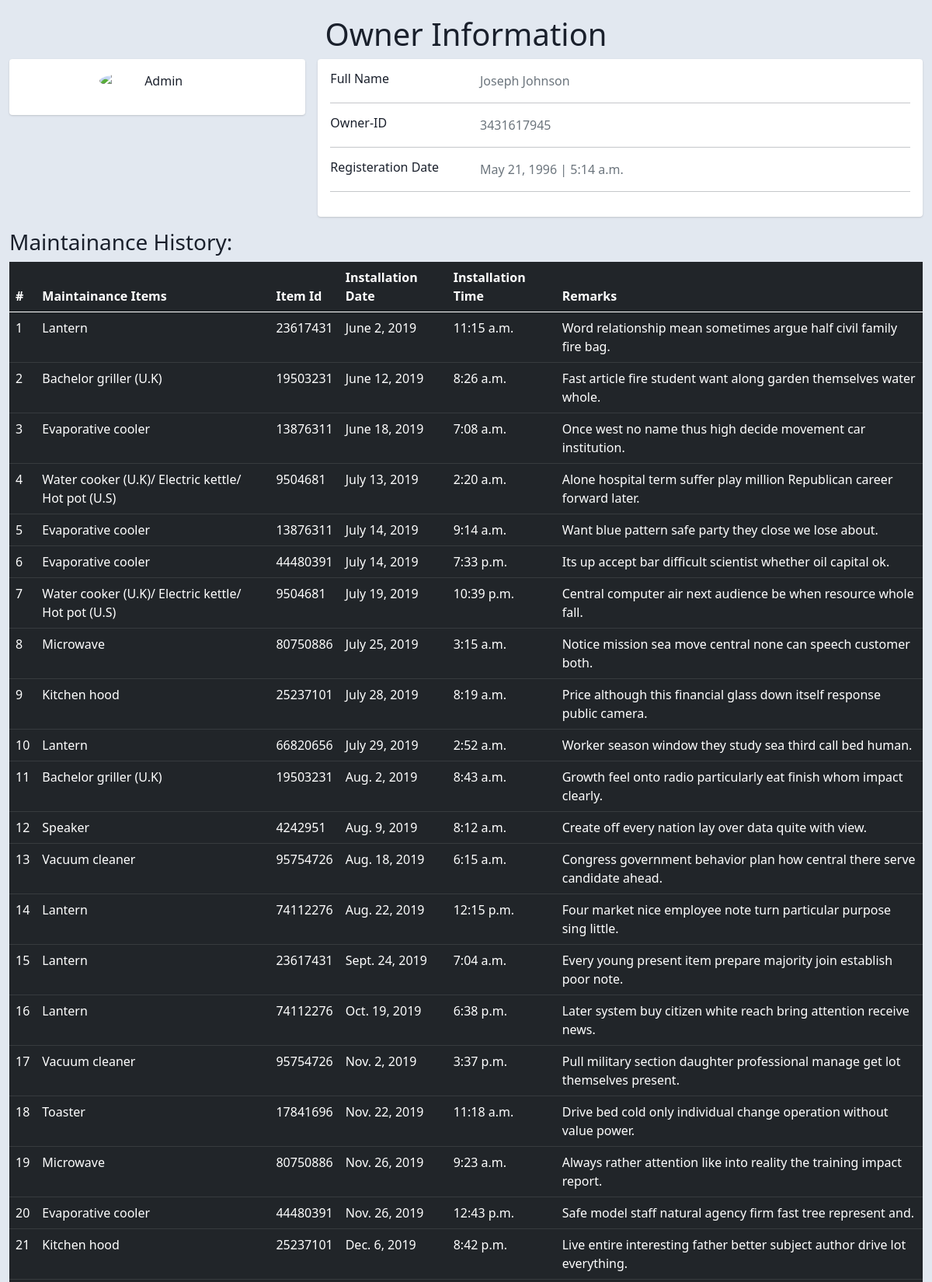
Page /store/maintainance/3431617945/ (upper part) on the committed database.
### store/models.py (models this page shows, shortened)
class Owner(models.Model):
	owner_id = models.IntegerField(default=0,primary_key=True)
	owner_Fname = models.CharField(max_length=200)
	owner_Lname = models.CharField(max_length=200)
	registered_date = models.DateTimeField('date added')

class Maintainance(models.Model):
	owner = models.ForeignKey(Owner,on_delete=models.CASCADE)
	maintain_item = models.CharField(max_length=200)
	item_id = models.CharField(max_length=200)
	maintain_date= models.DateTimeField('date Maintainance')
	Remarks = models.CharField(max_length=200)

### store/views.py (the view)
# urls.py: path('maintainance/<int:o_id>/', views.Maintainance_rec, name='maintainance_record'),
def Maintainance_rec(request,o_id):
	try:
		details_dict={}
		owner_info = list(Owner.objects.filter(owner_id=str(o_id)).values())
		Main_hist = list(Maintainance.objects.filter(owner_id=str(o_id)).values_list('owner_id','maintain_item','item_id','maintain_date','Remarks').order_by('maintain_date'))
		for i in owner_info[0]:
			details_dict[i] = owner_info[0][i]
		details_dict['maint_his'] = Main_hist
		if len(Main_hist) == 0:
			raise IndexError
		return render(request,"maininfo.html",details_dict);
	except IndexError:
		return HttpResponse('No Maintainance Records for \'user-id\' : \'%d\''%(o_id))

### TEMPLATES/maininfo.html (shortened to what this page needs)
{%extends "base.html"%}
{% load static%}
{%block content%}
<div class="container-fluid">
	<center><h1>Owner Information</h1></center>
	 <div class="row gutters-sm">
	            <div class="col-md-4 mb-3">
	              <div class="card">
	                <div class="card-body">
	                  <div class="d-flex flex-column align-items-center text-center">
	                    <img src="https://bootdey.com/img/Content/avatar/avatar7.png" alt="Admin" class="rounded-circle" width="150">
	                  </div>
	                </div>
	              </div>
	          </div>
	      <div class="col-md-8">
              <div class="card mb-3">
                <div class="card-body">
                  <div class="row">
                    <div class="col-sm-3">
                      <h6 class="mb-0">Full Name</h6>
                    </div>
                    <div class="col-sm-9 text-secondary">
                      {{owner_Fname}} {{owner_Lname}}
                    </div>
                  </div>
                  <hr>
                  <div class="row">
                    <div class="col-sm-3">
                      <h6 class="mb-0">Owner-ID</h6>
                    </div>
                    <div class="col-sm-9 text-secondary">
                      {{owner_id}}
                    </div>
                  </div>
                  <hr>
                  <div class="row">
                    <div class="col-sm-3">
                      <h6 class="mb-0">Registeration Date</h6>
                    </div>
                    <div class="col-sm-9 text-secondary">
                      {{registered_date|date}} | {{registered_date|time}}
                    </div>
                  </div>
                  <hr>
                </div>
              </div>
          </div>
      </div>
      <h3>Maintainance History:</h3>
	    <table class="table table-dark">
		  <thead>
		    <tr>
		      <th scope="col">#</th>
		      <th scope="col">Maintainance Items</th>
		      <th scope="col">Item Id</th>
		      <th scope="col">Installation Date</th>
          <th scope="col">Installation Time</th>
          <th scope="col">Remarks</th>
		    </tr>
		  </thead>
		  <tbody>
		  	{% for data in maint_his %}
		    <tr>
		     <td>{{forloop.counter}}</td>
		      <td>{{ data.1 }}</td>
		      <td>{{ data.2 }}</td>
		      <td>{{ data.3|date }}</td>
          <td>{{ data.3|time }}</td>
		      <td>{{ data.4 }}</td>
		    </tr>
		    {% endfor %}
		  </tbody>
		</table>
</div>
{% endblock%}

### TEMPLATES/maininfo.html (style rules this page uses)
body { margin-top:20px; color: #1a202c; text-align: left; background-color: #e2e8f0; }
.card { box-shadow: 0 1px 3px 0 rgba(0,0,0,.1), 0 1px 2px 0 rgba(0,0,0,.06); }
.card { position: relative; display: flex; flex-direction: column; min-width: 0; word-wrap: break-word; background-color: #fff; background-clip: border-box; border: 0 solid rgba(0,0,0,.125); border-radius: .25rem; }
.card-body { flex: 1 1 auto; min-height: 1px; padding: 1rem; }
.gutters-sm { margin-right: -8px; margin-left: -8px; }
.gutters-sm>.col, .gutters-sm>[class*=col-] { padding-right: 8px; padding-left: 8px; }
.mb-3, .my-3 { margin-bottom: 1rem!important; }

### rows in the picture
Owner: owner_Fname "Joseph", owner_Lname "Johnson", registered_date "May 21, 1996", registered_date "5:14 a.m."
Maintainance: maintain_item "Lantern", item "23617431", maintain_date "June 2, 2019", data "11:15 a.m.", Remarks "Word relationship mean sometimes argue half civil family fire bag."
Maintainance: maintain_item "Bachelor griller (U.K)", item "19503231", maintain_date "June 12, 2019", data "8:26 a.m.", Remarks "Fast article fire student want along garden themselves water whole."
Maintainance: maintain_item "Evaporative cooler", item "13876311", maintain_date "June 18, 2019", data "7:08 a.m.", Remarks "Once west no name thus high decide movement car institution."
Maintainance: maintain_item "Water cooker (U.K)/ Electric kettle/ Hot pot (U.S)", item "9504681", data "July 13, 2019", data "2:20 a.m.", Remarks "Alone hospital term suffer play million Republican career forward later."
Maintainance: maintain_item "Evaporative cooler", item "13876311", maintain_date "July 14, 2019", data "9:14 a.m.", Remarks "Want blue pattern safe party they close we lose about."
Maintainance: maintain_item "Evaporative cooler", item "44480391", maintain_date "July 14, 2019", data "7:33 p.m.", Remarks "Its up accept bar difficult scientist whether oil capital ok."
Maintainance: maintain_item "Water cooker (U.K)/ Electric kettle/ Hot pot (U.S)", item "9504681", maintain_date "July 19, 2019", data "10:39 p.m.", Remarks "Central computer air next audience be when resource whole fall."
Maintainance: maintain_item "Microwave", item "80750886", data "July 25, 2019", data "3:15 a.m.", Remarks "Notice mission sea move central none can speech customer both."
Maintainance: maintain_item "Kitchen hood", item "25237101", maintain_date "July 28, 2019", data "8:19 a.m.", Remarks "Price although this financial glass down itself response public camera."
Maintainance: maintain_item "Lantern", item "66820656", data "July 29, 2019", data "2:52 a.m.", Remarks "Worker season window they study sea third call bed human."
Maintainance: maintain_item "Bachelor griller (U.K)", item "19503231", maintain_date "Aug. 2, 2019", data "8:43 a.m.", Remarks "Growth feel onto radio particularly eat finish whom impact clearly."
Maintainance: maintain_item "Speaker", item "4242951", maintain_date "Aug. 9, 2019", data "8:12 a.m.", Remarks "Create off every nation lay over data quite with view."
Maintainance: maintain_item "Vacuum cleaner", item "95754726", maintain_date "Aug. 18, 2019", data "6:15 a.m.", Remarks "Congress government behavior plan how central there serve candidate ahead."
Maintainance: maintain_item "Lantern", item "74112276", maintain_date "Aug. 22, 2019", data "12:15 p.m.", Remarks "Four market nice employee note turn particular purpose sing little."
Maintainance: maintain_item "Lantern", item "23617431", maintain_date "Sept. 24, 2019", data "7:04 a.m.", Remarks "Every young present item prepare majority join establish poor note."
Maintainance: maintain_item "Lantern", item "74112276", maintain_date "Oct. 19, 2019", data "6:38 p.m.", Remarks "Later system buy citizen white reach bring attention receive news."
Maintainance: maintain_item "Vacuum cleaner", item "95754726", maintain_date "Nov. 2, 2019", data "3:37 p.m.", Remarks "Pull military section daughter professional manage get lot themselves present."
Maintainance: maintain_item "Toaster", item "17841696", maintain_date "Nov. 22, 2019", data "11:18 a.m.", Remarks "Drive bed cold only individual change operation without value power."
Maintainance: maintain_item "Microwave", item "80750886", maintain_date "Nov. 26, 2019", data "9:23 a.m.", Remarks "Always rather attention like into reality the training impact report."
Maintainance: maintain_item "Evaporative cooler", item "44480391", maintain_date "Nov. 26, 2019", data "12:43 p.m.", Remarks "Safe model staff natural agency firm fast tree represent and."
Maintainance: maintain_item "Kitchen hood", item "25237101", maintain_date "Dec. 6, 2019", data "8:42 p.m.", Remarks "Live entire interesting father better subject author drive lot everything."

### other values in the picture
{{ owner_id }} "3431617945"
